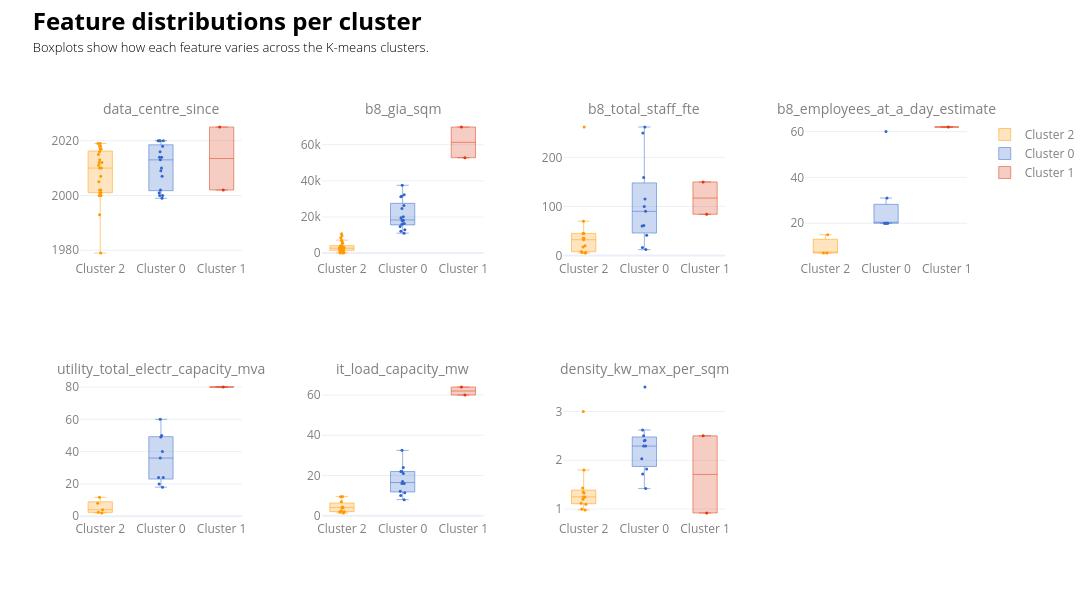

Notebook source saved alongside this figure:
### Markdown cell above
We observe 3 clusters:

- **Cluster 2: Small size + low load capacity.** Single facility operators, or small-scale DC built earlier.
- **Cluster 0: Medium size + medium load capacity.** DC operated by companies with several facilities DC in London, recently refurbushed.
- **Cluster 1: Large + high load capacity.** Most recently built or refurbished large facilities.

The cluster size is uneven (see cardinality plot), however, given the nature of the sample, it is reflective of the existing situation - large DC (Cluster 1) are still in construction, and existing ones are just outside London, e.g. in Slough. This can also explain large spread (magnitude plot) of this cluster - there are simply not enough observations, and in this sense Cluster 1 is anomalous.

The Silhouette Score shows cohesiveness and distinctiveness of the identified clusters; 0.653 mean score is the highest we could achieve with these variables. Positive score towards +1 means the clusters are well-defined. The score is dragged down by Cluster 0 that has large spread (magnitude plot). This cluster is characterised by a higher degree of uncertainty, as seen on silhouette plot. The boundaries between medium and small clusters become blurred. Perhaps due to the presence of observations that are not captured by the sample, we are not able to establish a more well-defined cluster of the middle-range data centres. The other two clusters (2 & 1) are mostly distinctive, with majority of observations falling above the mean silhouette score.

Considering the diagnostics above, especially a combination of marginude and cardinality, the clusters are not fully representative, due to the insufficient sample. Clusters 1 and 0 are anomalous. Nevertheless, **0.65 average Silhouette Score can be interpreted as "good", and we are ready to proceed with some descriptive statistics by cluster.**(https://www.researchgate.net/post/Threshold_silhouette_score_for_cluster_analysis, https://en.wikipedia.org/wiki/Silhouette_(clustering), https://stats.stackexchange.com/questions/223574/silhouette-score-significance-what-is-a-significant-increase-in-silhouette-scor).

<!-- https://farshadabdulazeez.medium.com/understanding-silhouette-score-in-clustering-8aedc06ce9c4 -->

### Code cell
clusters_sorted = [2, 0, 1] #redefine cluster sorting to represent order by size/capacity

# https://towardsdatascience.com/best-practices-for-visualizing-your-cluster-results-20a3baac7426/
df_plot = data_ldn_exstg.copy()
cols_to_show = ["data_centre_since", "b8_gia_sqm","b8_total_staff_fte", "b8_employees_at_a_day_estimate","utility_total_electr_capacity_mva", "it_load_capacity_mw","density_kw_max_per_sqm"]
features = [c for c in cols_to_show if c in df_plot.columns]

ncols = 4
nrows = math.ceil(len(features) / ncols)
fig = make_subplots( rows=nrows, cols=ncols, subplot_titles=features,horizontal_spacing=0.09, vertical_spacing=0.3)
# ___________________________________________________________________________________________________________
# Boxplots
for idx, feature in enumerate(features):
    r = idx // ncols + 1
    c = idx % ncols + 1
    dfx = df_plot.dropna(subset=[feature, "cluster"]).copy()
    if dfx.empty:
        continue

    for cl in clusters_sorted:
        d = dfx[dfx["cluster"] == cl]
        if d.empty:
            continue
            
        fig.add_trace(
            go.Box(
                x=[f"Cluster {int(cl)}"] * len(d),y=d[feature],
                name=f"Cluster {int(cl)}", marker=dict(color=cluster_colour_map.get(cl)),
                line=dict(width=0.5, color=cluster_colour_map.get(cl)), fillcolor=make_transparent(cluster_colour_map.get(cl), alpha=0.25),
                boxpoints="all", width=0.4 ,jitter=0.25, pointpos=0, marker_size=3, showlegend=(idx == 0),  # show legend only once
                hovertemplate=(
                    f"{feature}<br>"
                    "Cluster: %{x}<br>"
                    "Value: %{y}<extra></extra>"
                ),
            ),row=r, col=c
        )
# ___________________________________________________________________________________________________________
fig.update_layout(
    width=1300, height=300 * nrows, template="plotly_white",
    title=dict(
        text=(
            f"<span style='font-size:24px; font-weight:bold; color:{notes_colour}; display:block;'>"
            "Feature distributions per cluster"
            "</span><br>"
            f"<span style='font-size:13px; font-weight:300; color:{notes_colour}; display:block;'>"
            "Boxplots show how each feature varies across the K-means clusters."
            "</span>"
        ),
        x=0.03, xanchor="left",y=0.95, yanchor="top",
    ), margin=dict(t=120),legend=dict(font=dict(color=labels_colour)),
    boxmode="group", boxgap=0.05

)
fig.update_annotations( font=dict(size=14, color=labels_colour))
for rr in range(1, nrows + 1):
    for cc in range(1, ncols + 1):
        fig.update_xaxes( row=rr, col=cc, tickfont=dict(color=labels_colour), title_font=dict(color=labels_colour),tickangle=0)
        fig.update_yaxes(row=rr, col=cc, tickfont=dict(color=labels_colour), title_font=dict(color=labels_colour))
fig.show()

### Figure 1 — Plotly figure (JSON) as saved in the notebook; plotly's stock layout.template omitted (floating-point values rounded to 4 significant figures)
{"data": [{"boxpoints": "all", "fillcolor": "rgba(255,153,0,0.25)", "hovertemplate": "data_centre_since<br>Cluster: %{x}<br>Value: %{y}<extra></extra>", "jitter": 0.25, "line": {"color": "#FF9900", "width": 0.5}, "marker": {"color": "#FF9900", "size": 3}, "name": "Cluster 2", "pointpos": 0, "showlegend": true, "type": "box", "width": 0.4, "x": ["Cluster 2", "Cluster 2", "Cluster 2", "Cluster 2", "Cluster 2", "Cluster 2", "Cluster 2", "Cluster 2", "Cluster 2", "Cluster 2", "Cluster 2", "Cluster 2", "Cluster 2", "Cluster 2", "Cluster 2", "Cluster 2", "Cluster 2", "Cluster 2", "Cluster 2", "Cluster 2", "Cluster 2", "Cluster 2", "Cluster 2", "Cluster 2", "Cluster 2"], "xaxis": "x", "y": [1979.0, 1993.0, 2000.0, 2000.0, 2001.0, 2001.0, 2001.0, 2002.0, 2002.0, 2005.0, 2007.0, 2010.0, 2010.0, 2011.0, 2012.0, 2012.0, 2013.0, 2015.0, 2016.0, 2017.0, 2017.0, 2018.0, 2018.0, 2019.0, 2019.0], "yaxis": "y"}, {"boxpoints": "all", "fillcolor": "rgba(51,102,204,0.25)", "hovertemplate": "data_centre_since<br>Cluster: %{x}<br>Value: %{y}<extra></extra>", "jitter": 0.25, "line": {"color": "#3366CC", "width": 0.5}, "marker": {"color": "#3366CC", "size": 3}, "name": "Cluster 0", "pointpos": 0, "showlegend": true, "type": "box", "width": 0.4, "x": ["Cluster 0", "Cluster 0", "Cluster 0", "Cluster 0", "Cluster 0", "Cluster 0", "Cluster 0", "Cluster 0", "Cluster 0", "Cluster 0", "Cluster 0", "Cluster 0", "Cluster 0", "Cluster 0", "Cluster 0", "Cluster 0", "Cluster 0"], "xaxis": "x", "y": [1999.0, 2000.0, 2000.0, 2001.0, 2002.0, 2007.0, 2009.0, 2010.0, 2013.0, 2014.0, 2014.0, 2016.0, 2018.0, 2020.0, 2020.0, 2020.0, 2020.0], "yaxis": "y"}, {"boxpoints": "all", "fillcolor": "rgba(220,57,18,0.25)", "hovertemplate": "data_centre_since<br>Cluster: %{x}<br>Value: %{y}<extra></extra>", "jitter": 0.25, "line": {"color": "#DC3912", "width": 0.5}, "marker": {"color": "#DC3912", "size": 3}, "name": "Cluster 1", "pointpos": 0, "showlegend": true, "type": "box", "width": 0.4, "x": ["Cluster 1", "Cluster 1"], "xaxis": "x", "y": [2002.0, 2025.0], "yaxis": "y"}, {"boxpoints": "all", "fillcolor": "rgba(255,153,0,0.25)", "hovertemplate": "b8_gia_sqm<br>Cluster: %{x}<br>Value: %{y}<extra></extra>", "jitter": 0.25, "line": {"color": "#FF9900", "width": 0.5}, "marker": {"color": "#FF9900", "size": 3}, "name": "Cluster 2", "pointpos": 0, "showlegend": false, "type": "box", "width": 0.4, "x": ["Cluster 2", "Cluster 2", "Cluster 2", "Cluster 2", "Cluster 2", "Cluster 2", "Cluster 2", "Cluster 2", "Cluster 2", "Cluster 2", "Cluster 2", "Cluster 2", "Cluster 2", "Cluster 2", "Cluster 2", "Cluster 2", "Cluster 2", "Cluster 2", "Cluster 2", "Cluster 2", "Cluster 2", "Cluster 2", "Cluster 2", "Cluster 2", "Cluster 2", "Cluster 2"], "xaxis": "x2", "y": [8450.0, 2400.0, 3900.0, 1895.0, 5400.0, 1517.0, 6200.0, 4000.0, 2500.0, 7150.0, 10710.0, 2900.0, 1320.0, 2037.0, 690.0, 2850.0, 2041.0, 24.0, 3282.0, 4104.0, 490.0, 3198.0, 9553.0, 925.9, 1850.0, 90.0], "yaxis": "y2"}, {"boxpoints": "all", "fillcolor": "rgba(51,102,204,0.25)", "hovertemplate": "b8_gia_sqm<br>Cluster: %{x}<br>Value: %{y}<extra></extra>", "jitter": 0.25, "line": {"color": "#3366CC", "width": 0.5}, "marker": {"color": "#3366CC", "size": 3}, "name": "Cluster 0", "pointpos": 0, "showlegend": false, "type": "box", "width": 0.4, "x": ["Cluster 0", "Cluster 0", "Cluster 0", "Cluster 0", "Cluster 0", "Cluster 0", "Cluster 0", "Cluster 0", "Cluster 0", "Cluster 0", "Cluster 0", "Cluster 0", "Cluster 0", "Cluster 0", "Cluster 0", "Cluster 0", "Cluster 0"], "xaxis": "x2", "y": [16410.0, 12080.0, 18120.0, 37550.0, 18350.0, 26340.0, 11000.0, 20080.0, 31120.0, 15890.0, 12900.0, 14730.0, 31410.0, 24720.0, 32300.0, 19580.0, 17790.0], "yaxis": "y2"}, {"boxpoints": "all", "fillcolor": "rgba(220,57,18,0.25)", "hovertemplate": "b8_gia_sqm<br>Cluster: %{x}<br>Value: %{y}<extra></extra>", "jitter": 0.25, "line": {"color": "#DC3912", "width": 0.5}, "marker": {"color": "#DC3912", "size": 3}, "name": "Cluster 1", "pointpos": 0, "showlegend": false, "type": "box", "width": 0.4, "x": ["Cluster 1", "Cluster 1"], "xaxis": "x2", "y": [69830.0, 52800.0], "yaxis": "y2"}, {"boxpoints": "all", "fillcolor": "rgba(255,153,0,0.25)", "hovertemplate": "b8_total_staff_fte<br>Cluster: %{x}<br>Value: %{y}<extra></extra>", "jitter": 0.25, "line": {"color": "#FF9900", "width": 0.5}, "marker": {"color": "#FF9900", "size": 3}, "name": "Cluster 2", "pointpos": 0, "showlegend": false, "type": "box", "width": 0.4, "x": ["Cluster 2", "Cluster 2", "Cluster 2", "Cluster 2", "Cluster 2", "Cluster 2", "Cluster 2", "Cluster 2", "Cluster 2", "Cluster 2", "Cluster 2", "Cluster 2", "Cluster 2"], "xaxis": "x3", "y": [35.0, 6.0, 45.0, 70.0, 262.0, 45.0, 8.0, 6.0, 17.0, 5.0, 35.0, 20.0, 32.0], "yaxis": "y3"}, {"boxpoints": "all", "fillcolor": "rgba(51,102,204,0.25)", "hovertemplate": "b8_total_staff_fte<br>Cluster: %{x}<br>Value: %{y}<extra></extra>", "jitter": 0.25, "line": {"color": "#3366CC", "width": 0.5}, "marker": {"color": "#3366CC", "size": 3}, "name": "Cluster 0", "pointpos": 0, "showlegend": false, "type": "box", "width": 0.4, "x": ["Cluster 0", "Cluster 0", "Cluster 0", "Cluster 0", "Cluster 0", "Cluster 0", "Cluster 0", "Cluster 0", "Cluster 0", "Cluster 0", "Cluster 0"], "xaxis": "x3", "y": [262.0, 16.0, 159.0, 100.0, 90.0, 60.0, 115.0, 250.0, 12.0, 41.0, 61.0], "yaxis": "y3"}, {"boxpoints": "all", "fillcolor": "rgba(220,57,18,0.25)", "hovertemplate": "b8_total_staff_fte<br>Cluster: %{x}<br>Value: %{y}<extra></extra>", "jitter": 0.25, "line": {"color": "#DC3912", "width": 0.5}, "marker": {"color": "#DC3912", "size": 3}, "name": "Cluster 1", "pointpos": 0, "showlegend": false, "type": "box", "width": 0.4, "x": ["Cluster 1", "Cluster 1"], "xaxis": "x3", "y": [84.0, 150.0], "yaxis": "y3"}, {"boxpoints": "all", "fillcolor": "rgba(255,153,0,0.25)", "hovertemplate": "b8_employees_at_a_day_estimate<br>Cluster: %{x}<br>Value: %{y}<extra></extra>", "jitter": 0.25, "line": {"color": "#FF9900", "width": 0.5}, "marker": {"color": "#FF9900", "size": 3}, "name": "Cluster 2", "pointpos": 0, "showlegend": false, "type": "box", "width": 0.4, "x": ["Cluster 2", "Cluster 2", "Cluster 2"], "xaxis": "x4", "y": [15.0, 7.0, 7.0], "yaxis": "y4"}, {"boxpoints": "all", "fillcolor": "rgba(51,102,204,0.25)", "hovertemplate": "b8_employees_at_a_day_estimate<br>Cluster: %{x}<br>Value: %{y}<extra></extra>", "jitter": 0.25, "line": {"color": "#3366CC", "width": 0.5}, "marker": {"color": "#3366CC", "size": 3}, "name": "Cluster 0", "pointpos": 0, "showlegend": false, "type": "box", "width": 0.4, "x": ["Cluster 0", "Cluster 0", "Cluster 0", "Cluster 0", "Cluster 0", "Cluster 0", "Cluster 0"], "xaxis": "x4", "y": [20.0, 60.0, 31.0, 20.0, 20.0, 20.0, 20.0], "yaxis": "y4"}, {"boxpoints": "all", "fillcolor": "rgba(220,57,18,0.25)", "hovertemplate": "b8_employees_at_a_day_estimate<br>Cluster: %{x}<br>Value: %{y}<extra></extra>", "jitter": 0.25, "line": {"color": "#DC3912", "width": 0.5}, "marker": {"color": "#DC3912", "size": 3}, "name": "Cluster 1", "pointpos": 0, "showlegend": false, "type": "box", "width": 0.4, "x": ["Cluster 1"], "xaxis": "x4", "y": [62.0], "yaxis": "y4"}, {"boxpoints": "all", "fillcolor": "rgba(255,153,0,0.25)", "hovertemplate": "utility_total_electr_capacity_mva<br>Cluster: %{x}<br>Value: %{y}<extra></extra>", "jitter": 0.25, "line": {"color": "#FF9900", "width": 0.5}, "marker": {"color": "#FF9900", "size": 3}, "name": "Cluster 2", "pointpos": 0, "showlegend": false, "type": "box", "width": 0.4, "x": ["Cluster 2", "Cluster 2", "Cluster 2", "Cluster 2", "Cluster 2"], "xaxis": "x5", "y": [2.0, 4.0, 8.0, 11.7, 2.5], "yaxis": "y5"}, {"boxpoints": "all", "fillcolor": "rgba(51,102,204,0.25)", "hovertemplate": "utility_total_electr_capacity_mva<br>Cluster: %{x}<br>Value: %{y}<extra></extra>", "jitter": 0.25, "line": {"color": "#3366CC", "width": 0.5}, "marker": {"color": "#3366CC", "size": 3}, "name": "Cluster 0", "pointpos": 0, "showlegend": false, "type": "box", "width": 0.4, "x": ["Cluster 0", "Cluster 0", "Cluster 0", "Cluster 0", "Cluster 0", "Cluster 0", "Cluster 0", "Cluster 0", "Cluster 0"], "xaxis": "x5", "y": [18.0, 60.0, 40.0, 50.0, 20.0, 36.0, 24.0, 49.0, 24.0], "yaxis": "y5"}, {"boxpoints": "all", "fillcolor": "rgba(220,57,18,0.25)", "hovertemplate": "utility_total_electr_capacity_mva<br>Cluster: %{x}<br>Value: %{y}<extra></extra>", "jitter": 0.25, "line": {"color": "#DC3912", "width": 0.5}, "marker": {"color": "#DC3912", "size": 3}, "name": "Cluster 1", "pointpos": 0, "showlegend": false, "type": "box", "width": 0.4, "x": ["Cluster 1"], "xaxis": "x5", "y": [80.0], "yaxis": "y5"}, {"boxpoints": "all", "fillcolor": "rgba(255,153,0,0.25)", "hovertemplate": "it_load_capacity_mw<br>Cluster: %{x}<br>Value: %{y}<extra></extra>", "jitter": 0.25, "line": {"color": "#FF9900", "width": 0.5}, "marker": {"color": "#FF9900", "size": 3}, "name": "Cluster 2", "pointpos": 0, "showlegend": false, "type": "box", "width": 0.4, "x": ["Cluster 2", "Cluster 2", "Cluster 2", "Cluster 2", "Cluster 2", "Cluster 2", "Cluster 2", "Cluster 2", "Cluster 2", "Cluster 2", "Cluster 2"], "xaxis": "x6", "y": [9.5, 2.0, 4.0, 1.9, 2.5, 4.0, 4.3, 7.0, 2.0, 1.35, 9.4], "yaxis": "y6"}, {"boxpoints": "all", "fillcolor": "rgba(51,102,204,0.25)", "hovertemplate": "it_load_capacity_mw<br>Cluster: %{x}<br>Value: %{y}<extra></extra>", "jitter": 0.25, "line": {"color": "#3366CC", "width": 0.5}, "marker": {"color": "#3366CC", "size": 3}, "name": "Cluster 0", "pointpos": 0, "showlegend": false, "type": "box", "width": 0.4, "x": ["Cluster 0", "Cluster 0", "Cluster 0", "Cluster 0", "Cluster 0", "Cluster 0", "Cluster 0", "Cluster 0", "Cluster 0", "Cluster 0", "Cluster 0", "Cluster 0"], "xaxis": "x6", "y": [11.4, 10.0, 22.0, 21.0, 22.0, 8.0, 12.2, 17.0, 24.0, 16.0, 32.5, 16.0], "yaxis": "y6"}, {"boxpoints": "all", "fillcolor": "rgba(220,57,18,0.25)", "hovertemplate": "it_load_capacity_mw<br>Cluster: %{x}<br>Value: %{y}<extra></extra>", "jitter": 0.25, "line": {"color": "#DC3912", "width": 0.5}, "marker": {"color": "#DC3912", "size": 3}, "name": "Cluster 1", "pointpos": 0, "showlegend": false, "type": "box", "width": 0.4, "x": ["Cluster 1", "Cluster 1"], "xaxis": "x6", "y": [60.0, 64.0], "yaxis": "y6"}, {"boxpoints": "all", "fillcolor": "rgba(255,153,0,0.25)", "hovertemplate": "density_kw_max_per_sqm<br>Cluster: %{x}<br>Value: %{y}<extra></extra>", "jitter": 0.25, "line": {"color": "#FF9900", "width": 0.5}, "marker": {"color": "#FF9900", "size": 3}, "name": "Cluster 2", "pointpos": 0, "showlegend": false, "type": "box", "width": 0.4, "x": ["Cluster 2", "Cluster 2", "Cluster 2", "Cluster 2", "Cluster 2", "Cluster 2", "Cluster 2", "Cluster 2", "Cluster 2", "Cluster 2", "Cluster 2", "Cluster 2"], "xaxis": "x7", "y": [1.2, 1.33, 1.43, 1.25, 3.0, 1.12, 1.0, 1.8, 1.25, 1.35, 1.1, 0.98], "yaxis": "y7"}, {"boxpoints": "all", "fillcolor": "rgba(51,102,204,0.25)", "hovertemplate": "density_kw_max_per_sqm<br>Cluster: %{x}<br>Value: %{y}<extra></extra>", "jitter": 0.25, "line": {"color": "#3366CC", "width": 0.5}, "marker": {"color": "#3366CC", "size": 3}, "name": "Cluster 0", "pointpos": 0, "showlegend": false, "type": "box", "width": 0.4, "x": ["Cluster 0", "Cluster 0", "Cluster 0", "Cluster 0", "Cluster 0", "Cluster 0", "Cluster 0", "Cluster 0", "Cluster 0", "Cluster 0", "Cluster 0"], "xaxis": "x7", "y": [3.5, 2.29, 2.62, 2.41, 1.82, 1.72, 2.03, 1.42, 2.4, 2.29, 2.5], "yaxis": "y7"}, {"boxpoints": "all", "fillcolor": "rgba(220,57,18,0.25)", "hovertemplate": "density_kw_max_per_sqm<br>Cluster: %{x}<br>Value: %{y}<extra></extra>", "jitter": 0.25, "line": {"color": "#DC3912", "width": 0.5}, "marker": {"color": "#DC3912", "size": 3}, "name": "Cluster 1", "pointpos": 0, "showlegend": false, "type": "box", "width": 0.4, "x": ["Cluster 1", "Cluster 1"], "xaxis": "x7", "y": [0.92, 2.5], "yaxis": "y7"}], "layout": {"annotations": [{"font": {"color": "grey", "size": 14}, "showarrow": false, "text": "data_centre_since", "x": 0.09125, "xanchor": "center", "xref": "paper", "y": 1.0, "yanchor": "bottom", "yref": "paper"}, {"font": {"color": "grey", "size": 14}, "showarrow": false, "text": "b8_gia_sqm", "x": 0.3637, "xanchor": "center", "xref": "paper", "y": 1.0, "yanchor": "bottom", "yref": "paper"}, {"font": {"color": "grey", "size": 14}, "showarrow": false, "text": "b8_total_staff_fte", "x": 0.6362, "xanchor": "center", "xref": "paper", "y": 1.0, "yanchor": "bottom", "yref": "paper"}, {"font": {"color": "grey", "size": 14}, "showarrow": false, "text": "b8_employees_at_a_day_estimate", "x": 0.9087, "xanchor": "center", "xref": "paper", "y": 1.0, "yanchor": "bottom", "yref": "paper"}, {"font": {"color": "grey", "size": 14}, "showarrow": false, "text": "utility_total_electr_capacity_mva", "x": 0.09125, "xanchor": "center", "xref": "paper", "y": 0.35, "yanchor": "bottom", "yref": "paper"}, {"font": {"color": "grey", "size": 14}, "showarrow": false, "text": "it_load_capacity_mw", "x": 0.3637, "xanchor": "center", "xref": "paper", "y": 0.35, "yanchor": "bottom", "yref": "paper"}, {"font": {"color": "grey", "size": 14}, "showarrow": false, "text": "density_kw_max_per_sqm", "x": 0.6362, "xanchor": "center", "xref": "paper", "y": 0.35, "yanchor": "bottom", "yref": "paper"}], "boxgap": 0.05, "boxmode": "group", "height": 600, "legend": {"font": {"color": "grey"}}, "margin": {"t": 120}, "title": {"text": "<span style='font-size:24px; font-weight:bold; color:black; display:block;'>Feature distributions per cluster</span><br><span style='font-size:13px; font-weight:300; color:black; display:block;'>Boxplots show how each feature varies across the K-means clusters.</span>", "x": 0.03, "xanchor": "left", "y": 0.95, "yanchor": "top"}, "width": 1300, "xaxis": {"anchor": "y", "domain": [0, 0.1825], "tickangle": 0, "tickfont": {"color": "grey"}, "title": {"font": {"color": "grey"}}}, "xaxis2": {"anchor": "y2", "domain": [0.2725, 0.455], "tickangle": 0, "tickfont": {"color": "grey"}, "title": {"font": {"color": "grey"}}}, "xaxis3": {"anchor": "y3", "domain": [0.545, 0.7275], "tickangle": 0, "tickfont": {"color": "grey"}, "title": {"font": {"color": "grey"}}}, "xaxis4": {"anchor": "y4", "domain": [0.8175, 1], "tickangle": 0, "tickfont": {"color": "grey"}, "title": {"font": {"color": "grey"}}}, "xaxis5": {"anchor": "y5", "domain": [0, 0.1825], "tickangle": 0, "tickfont": {"color": "grey"}, "title": {"font": {"color": "grey"}}}, "xaxis6": {"anchor": "y6", "domain": [0.2725, 0.455], "tickangle": 0, "tickfont": {"color": "grey"}, "title": {"font": {"color": "grey"}}}, "xaxis7": {"anchor": "y7", "domain": [0.545, 0.7275], "tickangle": 0, "tickfont": {"color": "grey"}, "title": {"font": {"color": "grey"}}}, "xaxis8": {"anchor": "y8", "domain": [0.8175, 1], "tickangle": 0, "tickfont": {"color": "grey"}, "title": {"font": {"color": "grey"}}}, "yaxis": {"anchor": "x", "domain": [0.65, 1.0], "tickfont": {"color": "grey"}, "title": {"font": {"color": "grey"}}}, "yaxis2": {"anchor": "x2", "domain": [0.65, 1.0], "tickfont": {"color": "grey"}, "title": {"font": {"color": "grey"}}}, "yaxis3": {"anchor": "x3", "domain": [0.65, 1.0], "tickfont": {"color": "grey"}, "title": {"font": {"color": "grey"}}}, "yaxis4": {"anchor": "x4", "domain": [0.65, 1.0], "tickfont": {"color": "grey"}, "title": {"font": {"color": "grey"}}}, "yaxis5": {"anchor": "x5", "domain": [0, 0.35], "tickfont": {"color": "grey"}, "title": {"font": {"color": "grey"}}}, "yaxis6": {"anchor": "x6", "domain": [0, 0.35], "tickfont": {"color": "grey"}, "title": {"font": {"color": "grey"}}}, "yaxis7": {"anchor": "x7", "domain": [0, 0.35], "tickfont": {"color": "grey"}, "title": {"font": {"color": "grey"}}}, "yaxis8": {"anchor": "x8", "domain": [0, 0.35], "tickfont": {"color": "grey"}, "title": {"font": {"color": "grey"}}}}}
